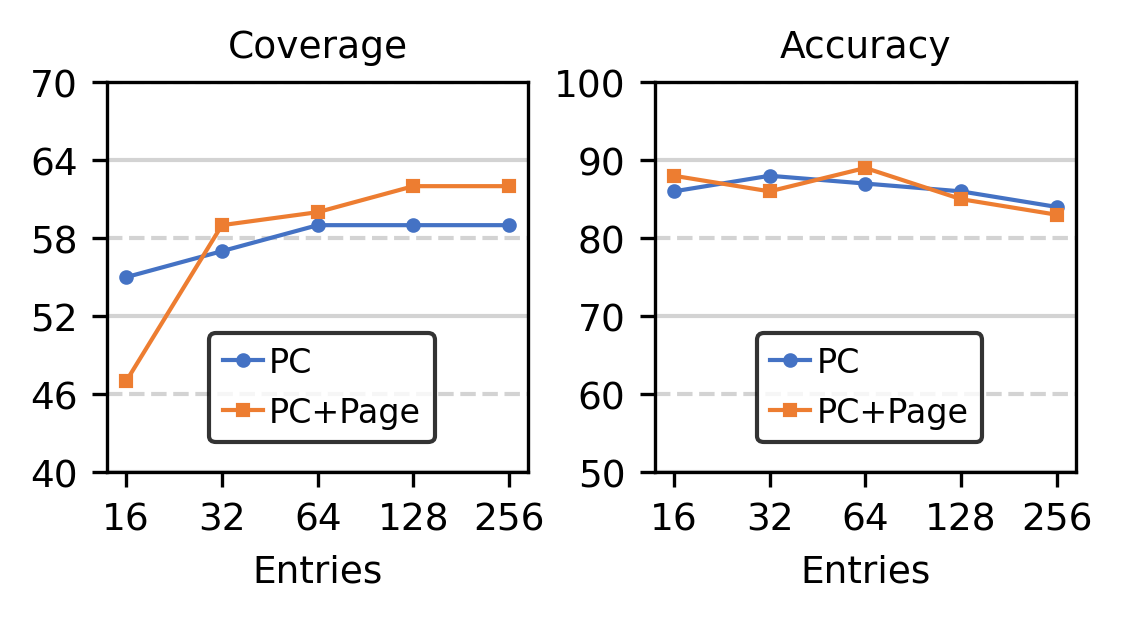

Write Python code to recreate this figure.
import matplotlib.pyplot as plt
import numpy as np
import pandas as pd
from matplotlib.ticker import FuncFormatter
import csv
import os
figure_res = 'analysis_py/motivation_cyj/'
# <IP*1> long: 0.43 conf:0.33
# <IP*1,Page*1> long:0.5 conf:0.43
# <IP*2> long 0.46 conf:0.35
# <IP*2, Page*2> long 0.58 conf:0.49
# <IP*4> long 0.49 conf 0.37
# <Ip*4, Page*4> long 0.63 conf 0.53
# <IP*8> long 0.51 conf 0.37
# <IP*8, Page*8> long 0.67 conf 0.55
# <IP*16> long 0.53 conf 0.38
0.88,0.86,0.89,0.85,0.83


A1data = [0.27,0.28,0.29,0.29,0.29]
B1data = [0.26,0.32,0.34,0.36,0.39]
A2data = [0.55,0.57,0.59,0.59,0.59]
B2data = [0.47,0.59,0.6,0.62,0.62]
A3data = [0.86,0.88,0.87,0.86,0.84]
B3data = [0.88,0.86,0.89,0.85,0.83]

Xlabel = ['16', '32','64','128','256']
fig, (ax2,ax3) = plt.subplots(1,2, figsize=(3.23, 1.3))
plt.subplots_adjust(left=0, right=1.0, bottom=0, top=1.0, wspace=0.3, hspace=0.37)

left_bar_pos = np.arange(len(Xlabel))
left_bar_pos1 = np.arange(1,len(Xlabel),1)
ax2.plot(left_bar_pos, [item*100 for item in A2data], linestyle='-', marker='o', markerfacecolor="#4472C4",color="#4472C4", label='PC',linewidth=1.0,markersize=2.5,zorder=2) 
ax2.plot(left_bar_pos, [item*100 for item in B2data], linestyle='-', marker='s', markerfacecolor="#ED7D31",color="#ED7D31", label='PC+Page',linewidth=1.0,markersize=2.5,zorder=2)
ax3.plot(left_bar_pos, [item*100 for item in A3data], linestyle='-', marker='o', markerfacecolor="#4472C4",color="#4472C4", label='PC',linewidth=1.0,markersize=2.5,zorder=2) 
ax3.plot(left_bar_pos, [item*100 for item in B3data], linestyle='-', marker='s', markerfacecolor="#ED7D31",color="#ED7D31", label='PC+Page',linewidth=1.0,markersize=2.5,zorder=2)

ax2_yticks1=np.arange(40,71,6)
ax2_yticks=np.arange(40,71,3)

ax3_yticks1=np.arange(50,101,10)
ax3_yticks=np.arange(50,101,5)

ax2.set_xticks(left_bar_pos)  
ax2.set_yticks(ax2_yticks1)
ax2.set_xticklabels(Xlabel,fontsize=9,ha='center')
ax2.set_yticklabels(ax2_yticks1,fontsize=9,ha='right')
ax3.set_xticks(left_bar_pos)  
ax3.set_yticks(ax3_yticks1)
ax3.set_xticklabels(Xlabel,fontsize=9,ha='center')
ax3.set_yticklabels(ax3_yticks1,fontsize=9,ha='right')

# plt.xticks(left_bar_pos, Xlabel,  fontsize=9,ha='center')#rotation=45,
# plt.yticks([0,0.25,0.5,0.75,1.00], ['0%','25%','50%','75%','100%'], fontsize=9,ha='right')
# for label in ax.get_yticklabels():
#     label.set_fontsize(16)
ax2.set_title('Coverage',fontsize=9,ha='center')
ax3.set_title('Accuracy',fontsize=9,ha='center')
ax2.set_xlabel('Entries',fontsize=9,ha='center')
ax3.set_xlabel('Entries',fontsize=9,ha='center')

ax2.set_ylim(40,70)
ax3.set_ylim(50,100)
ax2.legend(loc='upper center', bbox_to_anchor=(0.51, 0.4), ncol=1,fontsize=8,
       handlelength=1.2,     # 控制图例句柄的长度
        handletextpad=0.2,  # 控制图例句柄和文本之间的间距
        columnspacing=0.5,
        edgecolor='black'   )
ax3.legend(loc='upper center', bbox_to_anchor=(0.51, 0.4), ncol=1,fontsize=8,
       handlelength=1.2,     # 控制图例句柄的长度
        handletextpad=0.2,  # 控制图例句柄和文本之间的间距
        columnspacing=0.5,
        edgecolor='black'   )
ax2_idx = 0
for item in ax2_yticks1:
    if(ax2_idx % 2 == 0):
        ax2.axhline(float(item), color='lightgray', linestyle='-', linewidth=1.0,zorder=1)
    else:
        ax2.axhline(float(item), color='lightgray', linestyle='--', linewidth=1.0,zorder=1)
    ax2_idx += 1
ax3_idx = 0
for item in ax3_yticks1:
    if(ax3_idx % 2 == 0):
        ax3.axhline(float(item), color='lightgray', linestyle='-', linewidth=1.0,zorder=1)
    else:
        ax3.axhline(float(item), color='lightgray', linestyle='--', linewidth=1.0,zorder=1)
    ax3_idx += 1
plt.savefig(os.path.join(figure_res,'AC.png'),dpi=300, format="png", bbox_inches='tight')
plt.savefig(os.path.join(figure_res,'AC.pdf'),dpi=300, format="pdf", bbox_inches='tight')

